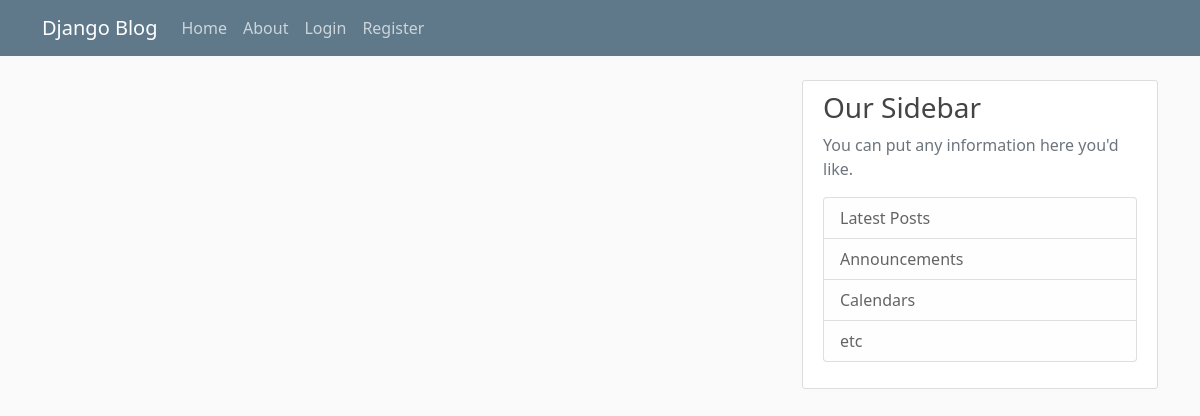
/blog/, run on an earlier commit of the app's database.
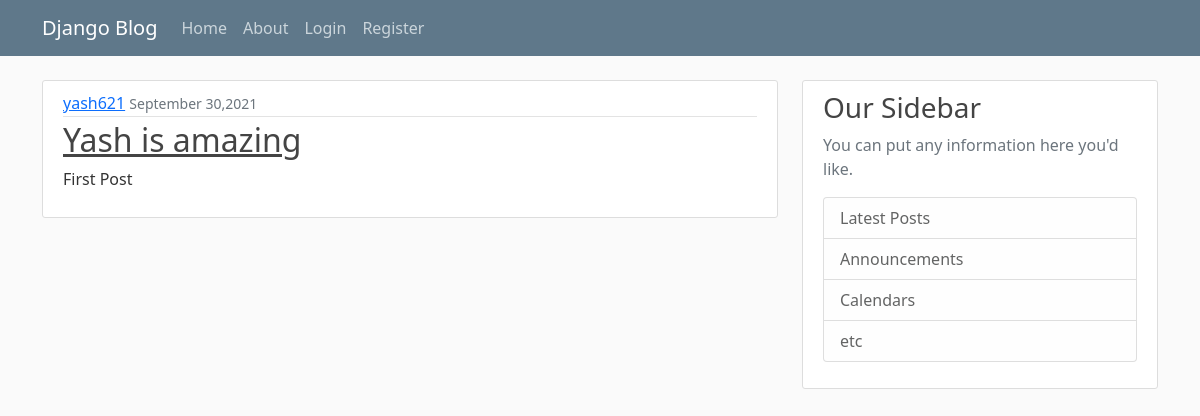
And on a later commit of the database.
### blog/models.py (models this page shows, shortened)
class Post(models.Model):
    title = models.CharField(max_length=100)
    current = models.TextField()
    date_posted = models.DateTimeField(default=timezone.now)
    author = models.ForeignKey(User, on_delete=models.CASCADE)

### blog/views.py (the view)
# urls.py: path('', views.home, name="blog-home"),
def home(request):
    context = {
        'posts': Post.objects.all(),
    }
    return render(request, 'blog/home.html', context)

### blog/templates/blog/home.html
{% extends "blog/base.html" %} {% block content %} {% for post in posts %}
<article class="media content-section">
  <div class="media-body">
    <div class="article-metadata">
      <a class="mr-2" href="#">{{ post.author }}</a>
      <small class="text-muted">{{ post.date_posted | date:"F d,Y" }}</small>
    </div>
    <h2><a class="article-title" href="#">{{ post.title }}</a></h2>
    <p class="article-content">{{ post.current }}</p>
  </div>
</article>
{% endfor %} {% endblock %}

### blog/templates/blog/base.html (shortened to what this page needs)
{% load static %}
<!DOCTYPE html>
<html lang="en">
  <head>
    <link
      href="https://cdn.jsdelivr.net/npm/bootstrap@5.1.1/dist/css/bootstrap.min.css"
      rel="stylesheet"
    />
    <link rel="stylesheet" href="../../static/blog/main.css"/>
  </head>
  <body>
    <header class="site-header">
      <nav class="navbar navbar-expand-md navbar-dark bg-steel fixed-top">
        <div class="container">
          <a class="navbar-brand mr-4" href="/">Django Blog</a>
          <div class="collapse navbar-collapse" id="navbarToggle">
            <div class="navbar-nav mr-auto">
              <a class="nav-item nav-link" href="{% url 'blog-home'%}">Home</a>
              <a class="nav-item nav-link" href="{% url 'blog-about'%}">About</a>
            </div>
            <div class="navbar-nav">
              <a class="nav-item nav-link" href="#">Login</a>
              <a class="nav-item nav-link" href="#">Register</a>
            </div>
          </div>
        </div>
      </nav>
    </header>
    <main role="main" class="container">
        <div class="row">
          <div class="col-md-8">
            {% block content %}{% endblock %}
          </div>
          <div class="col-md-4">
            <div class="content-section">
              <h3>Our Sidebar</h3>
              <p class='text-muted'>You can put any information here you'd like.
                <ul class="list-group">
                  <li class="list-group-item list-group-item-light">Latest Posts</li>
                  <li class="list-group-item list-group-item-light">Announcements</li>
                  <li class="list-group-item list-group-item-light">Calendars</li>
                  <li class="list-group-item list-group-item-light">etc</li>
                </ul>
              </p>
            </div>
          </div>
        </div>
      </main>
  </body>
</html>

### blog/static/blog/main.css (style rules this page uses)
body { background: #fafafa; color: #333333; margin-top: 5rem; }
h1, h2, h3, h4, h5, h6 { color: #444444; }
ul { margin: 0; }
.bg-steel { background-color: #5f788a; }
.site-header .navbar-nav .nav-link { color: #cbd5db; }
.content-section { background: #ffffff; padding: 10px 20px; border: 1px solid #dddddd; border-radius: 3px; margin-bottom: 20px; }
.article-title { color: #444444; }
.article-content { white-space: pre-line; }
.article-metadata { padding-bottom: 1px; margin-bottom: 4px; border-bottom: 1px solid #e3e3e3; }

What changed in the data, as far as the page shows it:
added Post: author "yash621", date_posted "September 30,2021", title "Yash is amazing", current "First Post"
